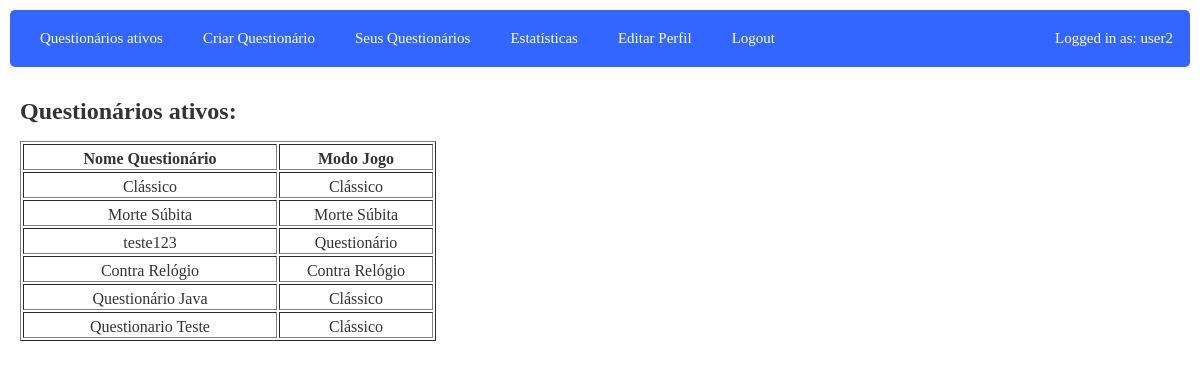
The page /php/www/questionariosAtivos.php (signed in) on the database its author committed.
### tables this page shows
CREATE TABLE `users` (
  `id` int(11) NOT NULL,
  `nome` varchar(80) NOT NULL,
  `email` varchar(100) NOT NULL,
  `password` varchar(200) NOT NULL,
  `tipo` int(11) NOT NULL
);

CREATE TABLE `questionario` (
  `QuestionarioID` int(11) NOT NULL,
  `UserCriacao` int(11) NOT NULL,
  `Modo` varchar(50) NOT NULL,
  `Titulo` varchar(50) NOT NULL,
  `Descricao` text NOT NULL,
  `DataDeCriacao` date DEFAULT NULL,
  `Acesso` varchar(50) NOT NULL,
  `Dificuldade` varchar(50) NOT NULL,
  `TimerMinutos` int(11) NOT NULL,
  `TimerSegundos` int(11) NOT NULL
);

### php/www/functions.php (called while the page is built, shortened)
<?php
function loggedin(){
	if(isset($_SESSION['user_id']) && !empty($_SESSION['user_id'])){
		return true;
	}else{
		return false;
	}
}
function get_all_users($pdo){
	$statement = $pdo->prepare("SELECT * FROM users");
	$statement->execute();
	$all_users = $statement->fetchAll();
	return $all_users;
}
function get_all_questionarios($pdo){
    $statement = $pdo->prepare("SELECT * FROM questionario");
    $statement->execute();
    $all_questionarios = $statement->fetchAll();
    return $all_questionarios;
}

### php/www/questionariosAtivos.php (the view, shortened to what this page needs)
<html>
<head>
    <link rel='stylesheet' href='style.css'/>
    <head>
<body>
<?php
include 'functions.php';
include 'header.php';
$pdo = create_database_connection();
$my_id = $_SESSION['user_id'];
$questionarios = get_all_questionarios($pdo);
?>
<div class='container'>
    <h1>Questionários ativos:</h1>
    <?php
    $qtd = 0;
    foreach ($questionarios as $questionario) {
        if ($questionario['UserCriacao'] != $my_id) {
            $qtd = 1;
        }
    }
    if ($qtd == 1) {
    ?>
    <table style="margin-top: 15px" border="1" id="myTable">
        <tr>
            <td align="middle" width="250" style="font-weight: bold">Nome Questionário</td>
            <td align="middle" width="150" style="font-weight: bold">Modo Jogo</td>
        </tr>
        <?php
        foreach ($questionarios as $questionario) {
            $modo = "";
            if ($questionario['Acesso'] == "publico") {
                if ($questionario["Modo"] == "questionario") {
                    $modo = "Questionário";
                } else if ($questionario["Modo"] == "classico") {
                    $modo = "Clássico";
                } else if ($questionario["Modo"] == "contra_relogio") {
                    $modo = "Contra Relógio";
                } else {
                    $modo = "Morte Súbita";
                }
                ?>
                <tr>
                    <td align="middle" width="250"><?php echo $questionario["Titulo"] ?></td>
                    <td align="middle" width="150"><?php echo $modo ?></td>
                </tr>
                <?php
            }
        }
        ?>
    </table>
    <?php
    }
    ?>
</div>
</body>
</html>

### php/www/header.php (shortened to what this page needs)
<div id='title_bar'>
<ul>
	<?php
	if(loggedin()){
		?>
		<?php
		$my_id=$_SESSION['user_id'];
		$pdo = create_database_connection();
		$users=get_all_users($pdo);
        $questionarios=get_all_questionarios($pdo);
        ?><li><a href='questionariosAtivos.php'>Questionários ativos</a></li><?php
        ?><li><a href='introduzirQuestionarioModo.php'>Criar Questionário</a></li><?php
        ?><li><a href='opcoesSeusQuestionarios.php' class='box' >Seus Questionários</a></li><?php
		foreach($users as $user){
			$user_id=$user["id"];
			if($user_id==$my_id){
				if($user['tipo']==1){
					?>
                    <li><a href='apagarQuestionario.php'>Apagar Questionários</a></li>
                    <li><a href='membros.php'>Membros</a></li>
                    <li><a href='gerirUtilizadores.php'>Gerir Utilizadores</a></li>
					<?php
				}if($user['tipo']==0){
					?>
                    <li><a href='estatisticas.php' class='box' >Estatísticas</a></li>
                    <li><a href='editarPerfil.php' class='box'>Editar Perfil</a></li>
					<?php
				}
			}
		}
		?>
		<li><a href='logout.php'>Logout</a></li>
		<div class="topright">
		<?php
		foreach($users as $user){
			$userid=$user["id"];
			if($userid==$my_id){
				$nome=$user['nome'];
				echo "<h10>Logged in as: $nome</h10>";
			}
		}
		?>
		</div>
		<?php
	}else{
		?>
		<li><a href='login.php'>Log in</a></li>
		<li><a href='registar.php'>Registar</a></li>
		<?php
	}
	?>
</ul>
</div>

### php/www/style.css (style rules this page uses)
body { font-family: verdana; font-size: 12px; background: #ffffff; color:#fff; margin:10px; padding:0px; }
td { color:#333333; padding-top: 5px; }
#title_bar { background: #3366ff; color:#333; padding: 10px; border-radius:5px; }
#title_bar ul { list-style:none; padding: 0px; margin:0px; }
#title_bar ul li { float:left; padding:10px 10px; }
#title_bar ul li a { background: #3366ff; color: #ffffff; font-size: 15px; padding: 10px; text-decoration: none; border-radius: 5px; }
.container { background: #ffffff; color:#333; padding:10px; border-radius: 20px; margin:5px 0px; min-height: 800px; }
.box { background: #333; color: #fff; padding:10px; border-radius: 5px; margin: 10px 0px; width:25%; text-decoration:none; }
.topright { position: absolute; top: 28px; right: 25px; font-size: 15px; background: #3366ff; color: #ffffff; padding: 2px; width:auto; }

### rows shown on the page
users: tipo "Estatísticas", nome "user2"
questionario: Titulo "Clássico", Modo "Clássico"
questionario: Titulo "Morte Súbita", Modo "Morte Súbita"
questionario: Titulo "teste123", Modo "Questionário"
questionario: Titulo "Contra Relógio", Modo "Contra Relógio"
questionario: Titulo "Questionário Java", Modo "Clássico"
questionario: Titulo "Questionario Teste", Modo "Clássico"
